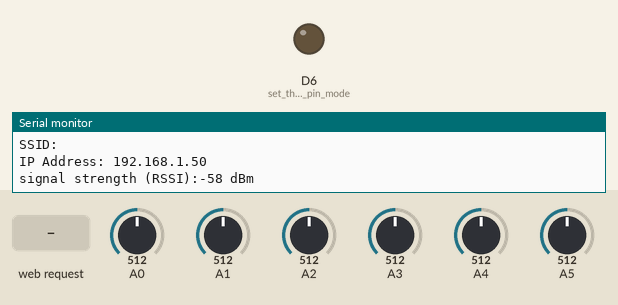
A sketch run on a simulated Arduino MKR. Parts: output pins drawn as LEDs (lit = HIGH), the last lines printed to the serial monitor. The inputs (shaded band) are chosen by the test bench; at power-on: A0 = 512, A1 = 512, A2 = 512, A3 = 512, A4 = 512, A5 = 512. WiFi joins after 1.5 s; servers stay silent unless stated; not simulated (calls return 0 or success): arduino_secrets.h.

Above: at 12.7 s.
12.8 s: HTTP request GET /led-on received
At 14.0 s:
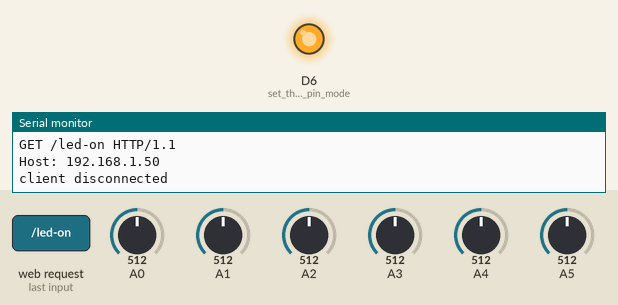
14.3 s: HTTP request GET /led-off received
At 15.1 s:
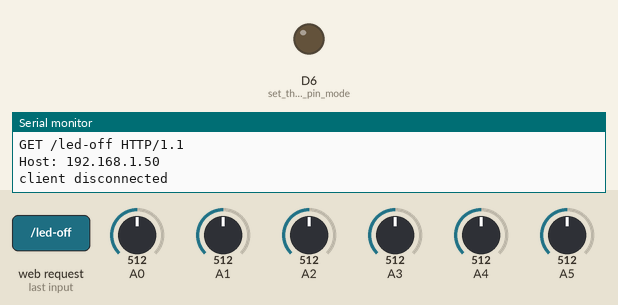
Timing chart, 0 to 17.3 s (numbered marks = the images above; inputs shaded):
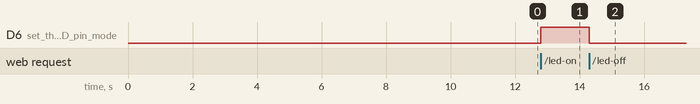

Measured:
- after the input at 12.8 s, D6 (set_the_LED_pin_mode): LOW → HIGH at once
- after the input at 14.3 s, D6 (set_the_LED_pin_mode): HIGH → LOW at once

The sketch:

a06-arduino-web-app.ino
```cpp
/*
  WiFi Web Server
 *
 *
 * created 13 July 2010
 * by dlf (Metodo2 srl)
 * modified 31 May 2012
 * by Tom Igoe
 *
 *
 *  Updated By Jeremy Ellis twitter @rocksetta
 *  Webpage http://rocksetta.com
 *  Arduino High School Robotics Course at
 *  https://github.com/hpssjellis/arduino-high-school-robotics-course
 *
 *  Update Feb 10th, 2020
 *
 */

#include <SPI.h>
#include <WiFiNINA.h>


#include "arduino_secrets.h"
///////please enter your sensitive data in the Secret tab/arduino_secrets.h
char ssid[] = SECRET_SSID;        // your network SSID (name)
char pass[] = SECRET_PASS;    // your network password (use for WPA, or use as key for WEP)
int keyIndex = 0;                 // your network key Index number (needed only for WEP)

int status = WL_IDLE_STATUS;
int myLedStatus;
WiFiServer server(80);

void setup() {
  //Initialize serial and wait for port to open:
  Serial.begin(9600);
  while (!Serial) {
    ; // wait for serial port to connect. Needed for native USB port only
  }

  pinMode(LED_BUILTIN, OUTPUT);      // set the LED pin mode

  // check for the WiFi module:
  if (WiFi.status() == WL_NO_MODULE) {
    Serial.println("Communication with WiFi module failed!");
    // don't continue
    while (true);
  }

  String fv = WiFi.firmwareVersion();
  if (fv < WIFI_FIRMWARE_LATEST_VERSION) {
    Serial.println("Please upgrade the firmware");
  }

  // attempt to connect to Wifi network:
  while (status != WL_CONNECTED) {
    Serial.print("Attempting to connect to SSID: ");
    Serial.println(ssid);
    // Connect to WPA/WPA2 network. Change this line if using open or WEP network:
    status = WiFi.begin(ssid, pass);

    // wait 10 seconds for connection:
    delay(10000);
  }
  server.begin();
  // you're connected now, so print out the status:
  printWifiStatus();
}


void loop() {
  // listen for incoming clients
  WiFiClient client = server.available();
  if (client) {
    Serial.println("new client");
      String currentLine = "";                // make a String to hold incoming data from the client

    // an http request ends with a blank line
    boolean currentLineIsBlank = true;
    while (client.connected()) {
      if (client.available()) {
        char c = client.read();
        Serial.write(c);
        // if you've gotten to the end of the line (received a newline
        // character) and the line is blank, the http request has ended,
        // so you can send a reply
        if (c == '\n' && currentLineIsBlank) {
          // send a standard http response header
          client.println("HTTP/1.1 200 OK");
          client.println("Content-Type: text/html");
          client.println("Connection: close");  // the connection will be closed after completion of the response
          client.println("Refresh: 30");  // refresh the page automatically every 30 sec
          client.println();
          client.println("<!DOCTYPE HTML>");
          client.println("<html>");
          // output the value of each analog input pin
          for (int analogChannel = 0; analogChannel < 6; analogChannel++) {
            int sensorReading = analogRead(analogChannel);
            client.print("analog input ");
            client.print(analogChannel);
            client.print(" is ");
            client.print(sensorReading);
            client.println("<br />");
          }
          if ( myLedStatus == 1){    // is the LED on?
            client.println("Someone turned the LED on!");
          } else {
            client.println("Someone turned the LED off!");
          }
          client.println("</html>");
          break;
        }
        if (c == '\n') {
          // you're starting a new line
          currentLineIsBlank = true;
        } else if (c != '\r') {
          // you've gotten a character on the current line
          currentLineIsBlank = false;
          currentLine += c;      // add it to the end of the currentLine
        }

        // Check each possible command

        if (currentLine.endsWith("GET /led-on")) {
          digitalWrite(LED_BUILTIN, 1);               // GET /led-on turns the LED on
          myLedStatus = 1;
        }

        if (currentLine.endsWith("GET /led-off")) {
          digitalWrite(LED_BUILTIN, 0);                // GET /led-off turns the LED off
          myLedStatus = 0;
        }

        // more commands here

      }
    }
    // give the web browser time to receive the data
    delay(1);

    // close the connection:
    client.stop();
    Serial.println("client disconnected");
  }
}


void printWifiStatus() {
  // print the SSID of the network you're attached to:
  Serial.print("SSID: ");
  Serial.println(WiFi.SSID());

  // print your board's IP address:
  IPAddress ip = WiFi.localIP();
  Serial.print("IP Address: ");
  Serial.println(ip);

  // print the received signal strength:
  long rssi = WiFi.RSSI();
  Serial.print("signal strength (RSSI):");
  Serial.print(rssi);
  Serial.println(" dBm");
}
```
